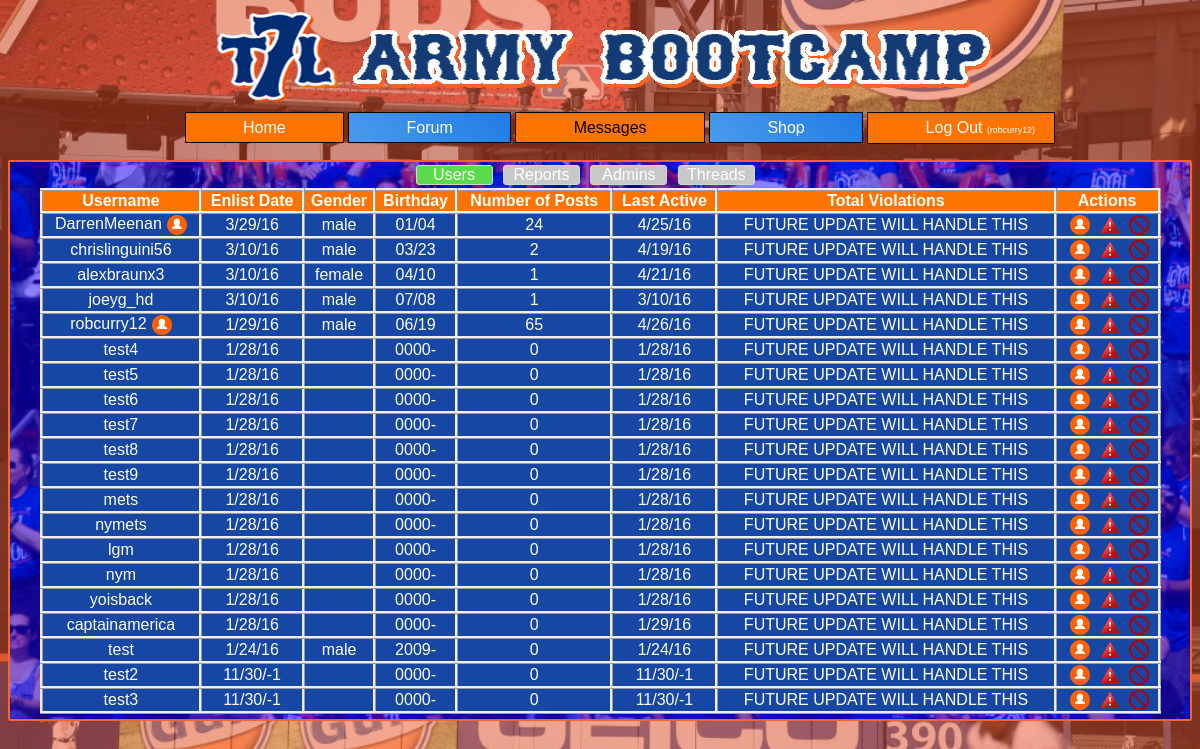
Before: /get_users.php (signed in) with the older database file.
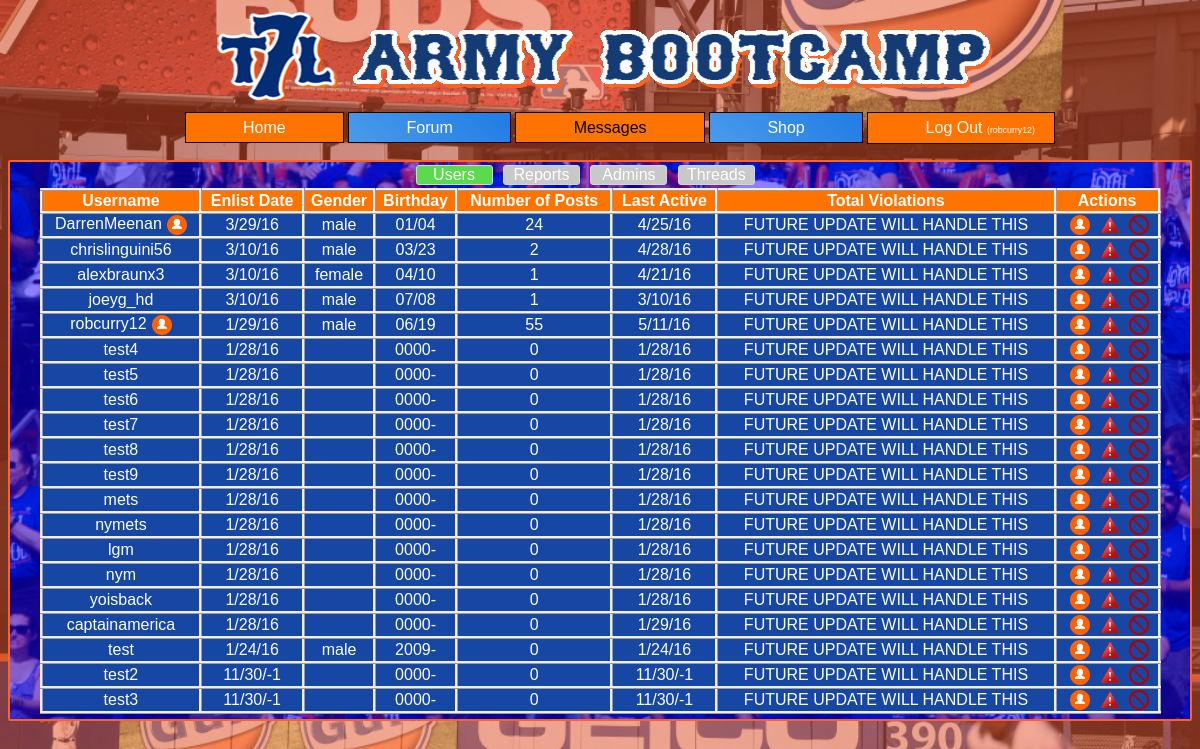
After: the same page with the newer database file.
### tables this page shows
CREATE TABLE `users` (
  `id` int(11) NOT NULL,
  `username` varchar(20) NOT NULL,
  `email` varchar(50) NOT NULL,
  `password` varchar(100) NOT NULL,
  `last_active` datetime NOT NULL,
  `loggedIn` tinyint(1) NOT NULL,
  `image` varchar(1000) DEFAULT NULL,
  `date_join` date NOT NULL,
  `birthday` varchar(5) DEFAULT NULL,
  `gender` varchar(8) DEFAULT NULL,
  `status` varchar(20) NOT NULL
);

### functions.php (the view, shortened to what this page needs)
<?php
	 function isAdmin($username)
	 {
	 	$connection = mysqli_connect("localhost", "root", "", "7line")or die("Cannot connect");
	 	$isAdmin_q = "SELECT username
	 				FROM admins
	 				WHERE username = '$username'";
		$isAdmin = mysqli_query($connection, $isAdmin_q);
		$_admin = mysqli_num_rows($isAdmin);
		if($_admin == 1)
			return true;
		else
			return false;
	 }
	function printUsersForAdmin()
	{
		$connection = mysqli_connect("localhost", "root", "", "7line")or die("Cannot connect");
		$db_users_q =	"SELECT *,
						(SELECT COUNT(p.post_id)
						FROM posts p
						WHERE p.user_create = u.username) as post_count
						FROM users u
						ORDER BY date_join DESC";
		$db_users = mysqli_query($connection, $db_users_q);
		echo "<script src='admin.js'></script>
			  <table class='admin_db_tables' id='users_table'>
				<tr>
					<td class='ordering admin_table_headers' data-board-type='users' data-order-type='username' ><b>Username</b></td>
					<td class='ordering admin_table_headers' data-board-type='users' data-order-type='date_join'><b>Enlist Date</b></td>
					<td class='ordering admin_table_headers' data-board-type='users' data-order-type='gender'><b>Gender</b></td>
					<td class='ordering admin_table_headers' data-board-type='users' data-order-type='birthday'><b>Birthday</b></td>
					<td class='ordering admin_table_headers' data-board-type='users' data-order-type='post_count'><b>Number of Posts</b></td>
					<td class='ordering admin_table_headers' data-board-type='users' data-order-type='last_active'><b>Last Active</b></td>
					<td class=' admin_table_headers' data-board-type='users' data-order-type=''><b>Total Violations</b></td>
					<td class='admin_table_headers'><b>Actions</b></td>
				</tr>";
				foreach ($db_users as $db_user) :
		echo		"<tr>
					<td class='admin_table_users_and_reports' id='"."user_name_".$db_user['username']."'>".$db_user['username'];
																if(isAdmin($db_user['username']))
																{
																	echo "<img src='images/admin.png' alt='Admin' title='Admin' style='height: 20px' />";
																}
		echo														"</td>
					<td class='admin_table_users_and_reports'>".date_format(new DateTime($db_user['date_join']),'n/j/y')."</td>
					<td class='admin_table_users_and_reports'>".$db_user['gender']."</td>
					<td class='admin_table_users_and_reports'>".$db_user['birthday']."</td>
					<td class='admin_table_users_and_reports'>".$db_user['post_count']."</td>
					<td class='admin_table_users_and_reports'>".date_format(new DateTime($db_user['last_active']), 'n/j/y')."</td>
					<td class='admin_table_users_and_reports'>".'FUTURE UPDATE WILL HANDLE THIS'."</td>
					<td class='admin_table_users_and_reports'>	<img class='make_admin' src='images/admin.png' alt='Make Admin' title='Make Admin' data-user-type='".$db_user['username']."' style='height: 20px; cursor: pointer' />
																<img class='suspend' src='images/suspend.png' alt='Suspend' title='Suspend' style='height: 20px; cursor: pointer' />
																<img class='ban' src='images/ban.png' alt='Ban User' title='Ban User' style='height: 20px; cursor: pointer' /></td>
					<input type='hidden' id='alter_user' value='".$db_user['username']."' />
				</tr>";
			endforeach;
		echo "</table>";
	}
?>

Changed rows visible on the page:
changed users "chrislinguini56": last_active "4/19/16" → "4/28/16"
changed users "robcurry12": post_count "65" → "55"; last_active "4/26/16" → "5/11/16"
